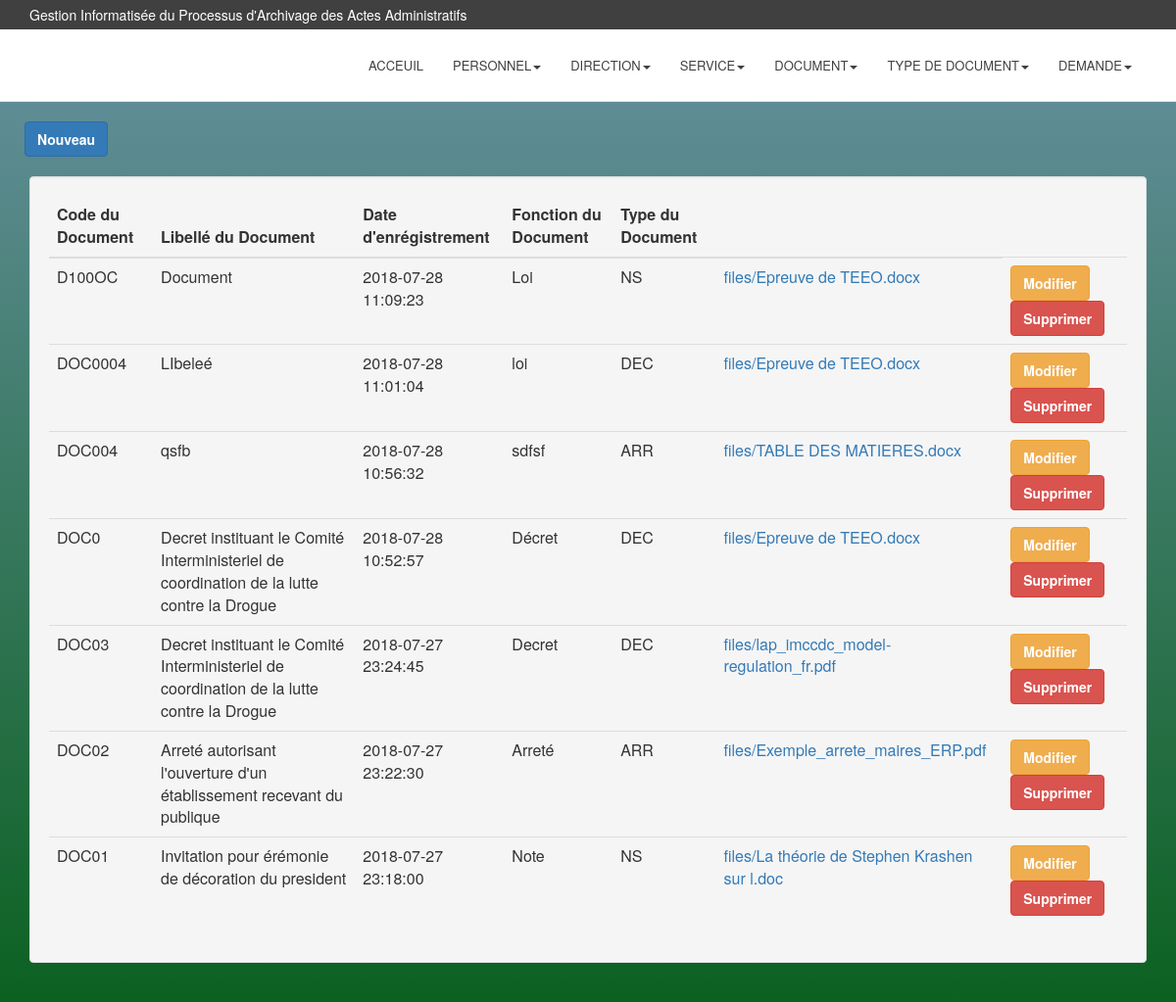
Page /Document.php on the committed database.
### tables this page shows
CREATE TABLE IF NOT EXISTS `document` (
  `CodeDoc` varchar(10) NOT NULL,
  `LibelDoc` varchar(100) NOT NULL,
  `DateEnrgDoc` timestamp NOT NULL DEFAULT current_timestamp(),
  `FonctionDoc` varchar(100) NOT NULL,
  `CodeTypeDoc` varchar(10) NOT NULL,
  `file_url` varchar(255) NOT NULL,
  PRIMARY KEY (`CodeDoc`)
);

### Document.php (the view, shortened to what this page needs)
<?php
$hostname = "localhost";
$username = "root";
$password ="";
$databaseName = "gipa";
$connect = mysqli_connect($hostname, $username, $password, $databaseName);
$reqdoc = "SELECT * FROM document ORDER BY DateEnrgDoc DESC";
$resultat = mysqli_query($connect, $reqdoc);
?>
<html class="ola">
	<head>
		<link href="css/bootstrap.min.css" rel="stylesheet">
		<link href="css/font-awesome.min.css" rel="stylesheet">
		<link href="css/style.css" rel="stylesheet">
   </head>
   <body class="ola">
		<header>
		<div class="top">
				<div class="container">
					<div class="row">
						<div class="col-sm-6">
							<p>Gestion Informatisée du Processus d'Archivage des Actes Administratifs</p>
						</div>
					</div>
				</div>
			</div>
   			<nav class="navbar navbar-default">
				<div class="container">
					<div class="collapse navbar-collapse" id="bs-navbar-collapse">
						<ul class="nav navbar-nav main-navbar-nav">
							<li><a href="Acceuil.php" title="">ACCEUIL</a></li>
							<li class="dropdown">
								<a href="#" title="" class="dropdown-toggle" data-toggle="dropdown" role="button" aria-haspopup="true" aria-expanded="false">PERSONNEL<span class="caret"></span></a>
							</li>
							<li class="dropdown">
								<a href="#" title="" class="dropdown-toggle" data-toggle="dropdown" role="button" aria-haspopup="true" aria-expanded="false">DIRECTION<span class="caret"></span></a>
							</li>
							<li class="dropdown">
								<a href="#" title="" class="dropdown-toggle" data-toggle="dropdown" role="button" aria-haspopup="true" aria-expanded="false">SERVICE<span class="caret"></span></a>
							</li>
							<li class="dropdown" class="active">
								<a href="#" title="" class="dropdown-toggle" data-toggle="dropdown" role="button" aria-haspopup="true" aria-expanded="false">DOCUMENT<span class="caret"></span></a>
							</li>
							<li class="dropdown">
								<a href="#" title="" class="dropdown-toggle" data-toggle="dropdown" role="button" aria-haspopup="true" aria-expanded="false">TYPE DE DOCUMENT<span class="caret"></span></a>
							</li>
							<li class="dropdown">
								<a href="#" title="" class="dropdown-toggle" data-toggle="dropdown" role="button" aria-haspopup="true" aria-expanded="false">DEMANDE<span class="caret"></span></a>
							</li>
						</ul>
					</div>
				</div>
			</nav>
		</header><br>
		<div class="container">
			<div class="btn-toolbar">
				<a href="Formulaire Document.php"><button class="btn btn-primary">Nouveau</button></a>
			</div><br>
			<div class="well">
				<table class="table">
					<thead>
						<tr>
							<th>Code du Document</th>
							<th>Libellé du Document</th>
							<th>Date d'enrégistrement</th>
							<th>Fonction du Document</th>
							<th>Type du Document</th>
							<th></th>
						</tr>
					</thead>
					<tbody>
						<?php while($row1 = mysqli_fetch_array($resultat)):;?>
						<tr>
							<td><?php echo $row1["CodeDoc"]; ?></td>
							<td><?php echo $row1[1]; ?></td>
							<td><?php echo $row1[2]; ?></td>
							<td><?php echo $row1[3]; ?></td>
							<td><?php echo $row1[4]; ?></td>
							<td><?php echo '<a href="'.$row1[5].'">'.$row1[5].'</a>'; ?></td>
							<td><a href="ModifierDocument.php?Docu=<?= $row1["CodeDoc"]?>"><button type="button" class="btn btn-warning">Modifier</button>
							<a href="Supprimer.php?Doc=<?= $row1["CodeDoc"]?>"><button type="button" class="btn btn-danger">Supprimer</button></a></td>
						</tr>
						<?php endwhile; ?>
					</tbody>
				</table>
			</div>
		</div><br>
   </body>
</html>

### css/style.css (style rules this page uses)
.ola { height: 100%; background-repeat: no-repeat; background-image: linear-gradient(rgb(104, 145, 162), rgb(12, 97, 33)); }
.btn { font-weight: 700; height: 36px; -moz-user-select: none; -webkit-user-select: none; user-select: none; cursor: default; }
.top { background-color: #404040;padding: 5px 0;color: #fff; }
.top p { margin: 0; }
.navbar { -moz-border-radius: 0;-webkit-border-radius: 0;border-radius: 0;margin-bottom: 0; }
.navbar .container { position: relative; }
.navbar-default { -moz-transition: all 0.3s ease-out;-o-transition: all 0.3s ease-out;-webkit-transition: all 0.3s ease-out;transition: all 0.3s ease-out;width: 100%;border: none;border-bottom: 1px solid #e7e7e7;background-color: #fff; }
.navbar-default .navbar-nav > li > a { color: #404040;font-weight: normal;font-size: 13px; }
.navbar-default .navbar-collapse { float: right;border-top: none;padding-left: 0;padding-right: 0; }
.main-navbar-nav { -moz-transition: all 0.3s linear;-o-transition: all 0.3s linear;-webkit-transition: all 0.3s linear;transition: all 0.3s linear; }
.main-navbar-nav > li > a { padding-top: 30px;padding-bottom: 30px;line-height: 1; }

### rows in the picture
document: CodeDoc "D100OC", LibelDoc "Document", DateEnrgDoc "2018-07-28 11:09:23", FonctionDoc "Loi", CodeTypeDoc "NS", file_url "files/Epreuve de TEEO.docx"
document: CodeDoc "DOC0004", LibelDoc "LIbeleé", DateEnrgDoc "2018-07-28 11:01:04", FonctionDoc "loi", CodeTypeDoc "DEC", file_url "files/Epreuve de TEEO.docx"
document: CodeDoc "DOC004", LibelDoc "qsfb", DateEnrgDoc "2018-07-28 10:56:32", FonctionDoc "sdfsf", CodeTypeDoc "ARR", file_url "files/TABLE DES MATIERES.docx"
document: CodeDoc "DOC0", LibelDoc "Decret instituant le Comité Interministeriel de coordination de la lutte contre la Drogue", DateEnrgDoc "2018-07-28 10:52:57", FonctionDoc "Décret", CodeTypeDoc "DEC", file_url "files/Epreuve de TEEO.docx"
document: CodeDoc "DOC03", LibelDoc "Decret instituant le Comité Interministeriel de coordination de la lutte contre la Drogue", DateEnrgDoc "2018-07-27 23:24:45", FonctionDoc "Decret", CodeTypeDoc "DEC", file_url "files/lap_imccdc_model-regulation_fr.pdf"
document: CodeDoc "DOC02", LibelDoc "Arreté autorisant l'ouverture d'un établissement recevant du publique", DateEnrgDoc "2018-07-27 23:22:30", FonctionDoc "Arreté", CodeTypeDoc "ARR", file_url "files/Exemple_arrete_maires_ERP.pdf"
document: CodeDoc "DOC01", LibelDoc "Invitation pour érémonie de décoration du president", DateEnrgDoc "2018-07-27 23:18:00", FonctionDoc "Note", CodeTypeDoc "NS", file_url "files/La théorie de Stephen Krashen sur l.doc"
